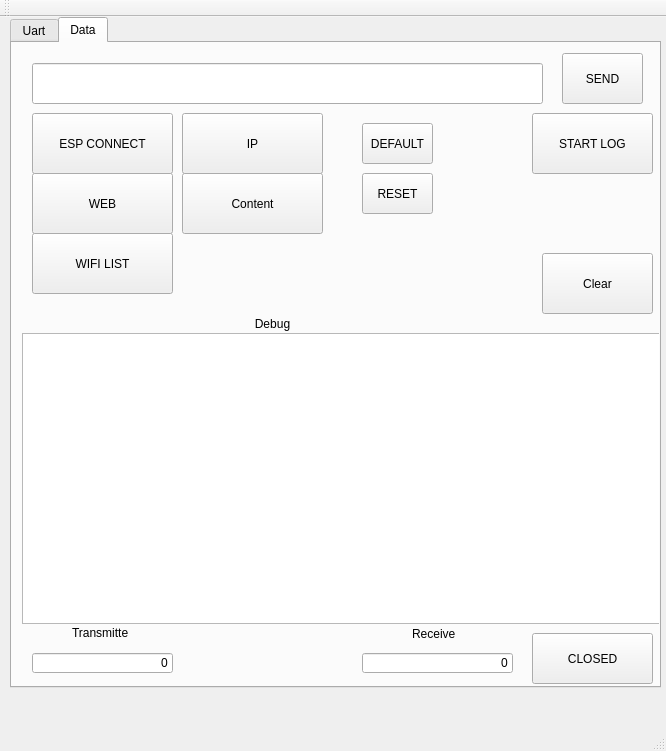
<?xml version="1.0" encoding="UTF-8"?>
<ui version="4.0">
 <class>MainWindow</class>
 <widget class="QMainWindow" name="MainWindow">
  <property name="geometry">
   <rect>
    <x>0</x>
    <y>0</y>
    <width>666</width>
    <height>751</height>
   </rect>
  </property>
  <property name="windowTitle">
   <string>ESP8266</string>
  </property>
  <widget class="QWidget" name="centralWidget">
   <widget class="QTabWidget" name="tabWidget">
    <property name="geometry">
     <rect>
      <x>10</x>
      <y>0</y>
      <width>651</width>
      <height>671</height>
     </rect>
    </property>
    <property name="currentIndex">
     <number>1</number>
    </property>
    <widget class="QWidget" name="tab">
     <attribute name="title">
      <string>Uart</string>
     </attribute>
     <widget class="QPushButton" name="pushButton_Conectar">
      <property name="geometry">
       <rect>
        <x>240</x>
        <y>240</y>
        <width>161</width>
        <height>91</height>
       </rect>
      </property>
      <property name="text">
       <string>Connect</string>
      </property>
     </widget>
    </widget>
    <widget class="QWidget" name="tab_2">
     <attribute name="title">
      <string>Data</string>
     </attribute>
     <widget class="QLineEdit" name="lineEdit_Dato">
      <property name="geometry">
       <rect>
        <x>20</x>
        <y>20</y>
        <width>511</width>
        <height>41</height>
       </rect>
      </property>
     </widget>
     <widget class="QPushButton" name="pushButton_Enviar">
      <property name="geometry">
       <rect>
        <x>550</x>
        <y>10</y>
        <width>81</width>
        <height>51</height>
       </rect>
      </property>
      <property name="text">
       <string>SEND</string>
      </property>
     </widget>
     <widget class="QLabel" name="label_Enviados">
      <property name="geometry">
       <rect>
        <x>60</x>
        <y>580</y>
        <width>71</width>
        <height>20</height>
       </rect>
      </property>
      <property name="text">
       <string>Transmitte</string>
      </property>
     </widget>
     <widget class="QLabel" name="label_Recibidos">
      <property name="geometry">
       <rect>
        <x>400</x>
        <y>580</y>
        <width>71</width>
        <height>21</height>
       </rect>
      </property>
      <property name="text">
       <string>Receive</string>
      </property>
     </widget>
     <widget class="QLineEdit" name="lineEdit_Enviados">
      <property name="geometry">
       <rect>
        <x>20</x>
        <y>610</y>
        <width>141</width>
        <height>20</height>
       </rect>
      </property>
      <property name="text">
       <string>0</string>
      </property>
      <property name="alignment">
       <set>Qt::AlignRight|Qt::AlignTrailing|Qt::AlignVCenter</set>
      </property>
     </widget>
     <widget class="QLineEdit" name="lineEdit_Recibidos">
      <property name="geometry">
       <rect>
        <x>350</x>
        <y>610</y>
        <width>151</width>
        <height>20</height>
       </rect>
      </property>
      <property name="text">
       <string>0</string>
      </property>
      <property name="maxLength">
       <number>32766</number>
      </property>
      <property name="frame">
       <bool>true</bool>
      </property>
      <property name="cursorPosition">
       <number>0</number>
      </property>
      <property name="alignment">
       <set>Qt::AlignRight|Qt::AlignTrailing|Qt::AlignVCenter</set>
      </property>
     </widget>
     <widget class="QLabel" name="label">
      <property name="geometry">
       <rect>
        <x>10</x>
        <y>270</y>
        <width>501</width>
        <height>21</height>
       </rect>
      </property>
      <property name="text">
       <string>Debug</string>
      </property>
      <property name="alignment">
       <set>Qt::AlignCenter</set>
      </property>
     </widget>
     <widget class="QPlainTextEdit" name="lineEdit_receive_data">
      <property name="geometry">
       <rect>
        <x>10</x>
        <y>290</y>
        <width>641</width>
        <height>291</height>
       </rect>
      </property>
     </widget>
     <widget class="QPushButton" name="pushButton_reset">
      <property name="geometry">
       <rect>
        <x>350</x>
        <y>130</y>
        <width>71</width>
        <height>41</height>
       </rect>
      </property>
      <property name="text">
       <string>RESET</string>
      </property>
     </widget>
     <widget class="QPushButton" name="pushButton_log">
      <property name="geometry">
       <rect>
        <x>520</x>
        <y>70</y>
        <width>121</width>
        <height>61</height>
       </rect>
      </property>
      <property name="text">
       <string>START LOG</string>
      </property>
     </widget>
     <widget class="QPushButton" name="pushButton_default">
      <property name="geometry">
       <rect>
        <x>350</x>
        <y>80</y>
        <width>71</width>
        <height>41</height>
       </rect>
      </property>
      <property name="text">
       <string>DEFAULT</string>
      </property>
     </widget>
     <widget class="QPushButton" name="pushButton_esp_connect">
      <property name="geometry">
       <rect>
        <x>20</x>
        <y>70</y>
        <width>141</width>
        <height>61</height>
       </rect>
      </property>
      <property name="text">
       <string>ESP CONNECT</string>
      </property>
     </widget>
     <widget class="QPushButton" name="pushButton_web">
      <property name="geometry">
       <rect>
        <x>20</x>
        <y>130</y>
        <width>141</width>
        <height>61</height>
       </rect>
      </property>
      <property name="text">
       <string>WEB</string>
      </property>
     </widget>
     <widget class="QPushButton" name="pushButton_wifi">
      <property name="geometry">
       <rect>
        <x>20</x>
        <y>190</y>
        <width>141</width>
        <height>61</height>
       </rect>
      </property>
      <property name="text">
       <string>WIFI LIST</string>
      </property>
     </widget>
     <widget class="QPushButton" name="pushButton_closed">
      <property name="geometry">
       <rect>
        <x>520</x>
        <y>590</y>
        <width>121</width>
        <height>51</height>
       </rect>
      </property>
      <property name="text">
       <string>CLOSED</string>
      </property>
     </widget>
     <widget class="QPushButton" name="pushButton">
      <property name="geometry">
       <rect>
        <x>530</x>
        <y>210</y>
        <width>111</width>
        <height>61</height>
       </rect>
      </property>
      <property name="text">
       <string>Clear</string>
      </property>
     </widget>
     <widget class="QPushButton" name="pushButton_content">
      <property name="geometry">
       <rect>
        <x>170</x>
        <y>130</y>
        <width>141</width>
        <height>61</height>
       </rect>
      </property>
      <property name="text">
       <string>Content</string>
      </property>
     </widget>
     <widget class="QPushButton" name="pushButton_ip">
      <property name="geometry">
       <rect>
        <x>170</x>
        <y>70</y>
        <width>141</width>
        <height>61</height>
       </rect>
      </property>
      <property name="text">
       <string>IP</string>
      </property>
     </widget>
    </widget>
   </widget>
  </widget>
  <widget class="QMenuBar" name="menuBar">
   <property name="geometry">
    <rect>
     <x>0</x>
     <y>0</y>
     <width>666</width>
     <height>22</height>
    </rect>
   </property>
  </widget>
  <widget class="QToolBar" name="mainToolBar">
   <attribute name="toolBarArea">
    <enum>TopToolBarArea</enum>
   </attribute>
   <attribute name="toolBarBreak">
    <bool>false</bool>
   </attribute>
  </widget>
  <widget class="QStatusBar" name="statusBar"/>
 </widget>
 <layoutdefault spacing="6" margin="11"/>
 <resources/>
 <connections/>
</ui>
